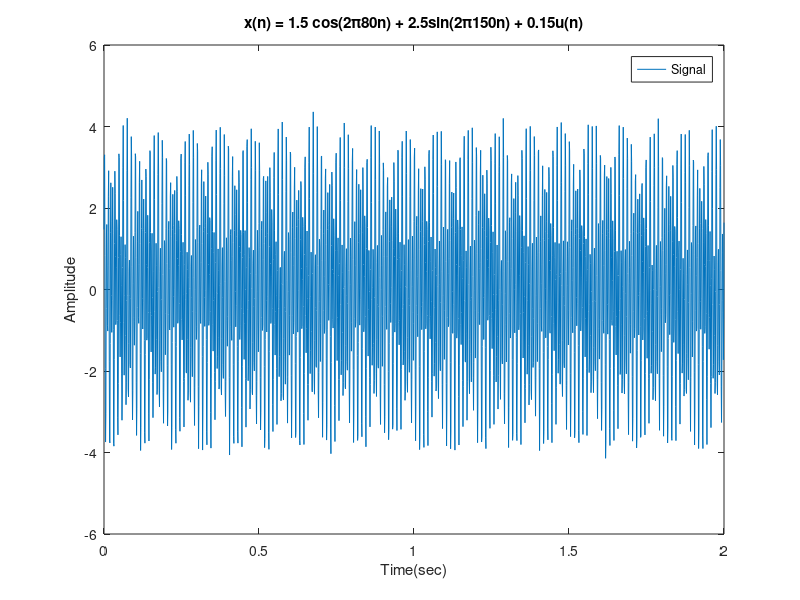

Write the MATLAB code that produced this figure. (Note: this script raises an error after producing the figure.)
% Sampling Frequency
Fs = 1000;
Ts = 1/Fs;
% Length of signal
L = 2001;
% Time vector for signal
t = (0:L-1)*Ts;

% White Gaussian noise (zero mean)
u = randn(L, 1);
% Signal
x = 1.5*cos(2*pi*80*t)+2.5*sin(2*pi*150*t)+0.15*u.';

% Plots the signal over time
figure
plot(t, x);
title('x(n) = 1.5 cos(2\pi80n) + 2.5sin(2\pi150n) + 0.15u(n)');
xlabel('Time(sec)');
ylabel('Amplitude');
legend('Signal');

% Window length
winLen = 40;
% Generate hamming window
window = hamming(winLen);
% Points that are used to calculate the stft (recommended to be power of 2) 
nff = max(256,2^nextpow2(winLen));
% Use spectrogram function to calculate the STFT of signal x with nff
% points, sampling frequency Fs and overlap 50%. Returns a vector of 
% cyclical frequencies F, expressed in terms of the sample rate, Fs
[S, F, T] = spectrogram(x, window, winLen/2, nff, Fs);
plot_data_1 = abs(S);

% Plots the absolute value of STFT via the function surf (can be viewd as a
% 2-D or 3-D graph
figure
h_1 = surf(T, F, plot_data_1);
set(h_1, 'edgecolor', 'none')
az = 0;
el = 90;
view(az, el);
colorbar;
xlabel('Time(sec)');
ylabel('Frequency(Hz)');
zlabel('Magnitude');
title({'Spectrogram of:'; ' x(n) = 1.5 cos(2\pi80n) + 2.5sin(2\pi150n) + 0.15u(n)'});

% Calls wavescales (given function) to calculate vector of scales and the 
% corresponding pseudo-frequencies f
[scales, f]= wavescales('morl',Fs);
% Uses cwft (given function) to obtain the CWT coefficients using the 
% Morlet wavelet
cwtstruct = cwtft({x,1/Fs},'Scales',scales,'Wavelet','morl');
cfs = cwtstruct.cfs;
% Transpose of frequency vector f
f = f.';
plot_data_2 = abs(cfs);

% Plots the absolute value of DT-CWT in respect to frequency and time
% Uses surf function (can be viewed as 2-D or 3-D plot)
figure
h_2 = surf(t, f, plot_data_2);
set(h_2, 'edgecolor', 'none')
colorbar;
az = 0;
el = 90;
view(az, el);
xlabel('Time(sec)');
ylabel('Frequency(Hz)');
zlabel('Magnitude');
title({'Wavelet Transform of:'; ' x(n) = 1.5 cos(2\pi80n) + 2.5sin(2\pi150n) + 0.15u(n)'});